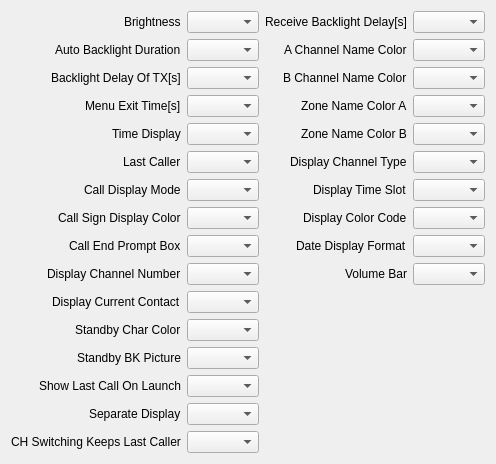
     <widget class="QWidget" name="displayTab">
      <attribute name="title">
       <string>Display</string>
      </attribute>
      <layout class="QHBoxLayout" name="horizontalLayout_6">
       <item>
        <layout class="QFormLayout" name="formLayout_3">
         <property name="labelAlignment">
          <set>Qt::AlignmentFlag::AlignRight|Qt::AlignmentFlag::AlignTrailing|Qt::AlignmentFlag::AlignVCenter</set>
         </property>
         <item row="0" column="0">
          <widget class="QLabel" name="label_13">
           <property name="text">
            <string>Brightness</string>
           </property>
          </widget>
         </item>
         <item row="1" column="0">
          <widget class="QLabel" name="label_15">
           <property name="text">
            <string>Auto Backlight Duration</string>
           </property>
          </widget>
         </item>
         <item row="2" column="0">
          <widget class="QLabel" name="label_16">
           <property name="text">
            <string>Backlight Delay Of TX[s]</string>
           </property>
          </widget>
         </item>
         <item row="3" column="0">
          <widget class="QLabel" name="label_17">
           <property name="text">
            <string>Menu Exit Time[s]</string>
           </property>
          </widget>
         </item>
         <item row="4" column="0">
          <widget class="QLabel" name="label_18">
           <property name="text">
            <string>Time Display</string>
           </property>
          </widget>
         </item>
         <item row="5" column="0">
          <widget class="QLabel" name="label_19">
           <property name="text">
            <string>Last Caller</string>
           </property>
          </widget>
         </item>
         <item row="6" column="0">
          <widget class="QLabel" name="label_20">
           <property name="text">
            <string>Call Display Mode</string>
           </property>
          </widget>
         </item>
         <item row="7" column="0">
          <widget class="QLabel" name="label_21">
           <property name="text">
            <string>Call Sign Display Color</string>
           </property>
          </widget>
         </item>
         <item row="8" column="0">
          <widget class="QLabel" name="label_22">
           <property name="text">
            <string>Call End Prompt Box</string>
           </property>
          </widget>
         </item>
         <item row="9" column="0">
          <widget class="QLabel" name="label_23">
           <property name="text">
            <string>Display Channel Number</string>
           </property>
          </widget>
         </item>
         <item row="10" column="0">
          <widget class="QLabel" name="label_24">
           <property name="text">
            <string>Display Current Contact</string>
           </property>
          </widget>
         </item>
         <item row="11" column="0">
          <widget class="QLabel" name="label_25">
           <property name="text">
            <string>Standby Char Color</string>
           </property>
          </widget>
         </item>
         <item row="12" column="0">
          <widget class="QLabel" name="label_26">
           <property name="text">
            <string>Standby BK Picture</string>
           </property>
          </widget>
         </item>
         <item row="13" column="0">
          <widget class="QLabel" name="label_27">
           <property name="text">
            <string>Show Last Call On Launch</string>
           </property>
          </widget>
         </item>
         <item row="14" column="0">
          <widget class="QLabel" name="label_28">
           <property name="text">
            <string>Separate Display</string>
           </property>
          </widget>
         </item>
         <item row="15" column="0">
          <widget class="QLabel" name="label_29">
           <property name="text">
            <string>CH Switching Keeps Last Caller</string>
           </property>
          </widget>
         </item>
         <item row="0" column="1">
          <widget class="QComboBox" name="brightnessCmbx"/>
         </item>
         <item row="1" column="1">
          <widget class="QComboBox" name="autoBacklightDurationCmbx"/>
         </item>
         <item row="2" column="1">
          <widget class="QComboBox" name="backlightDelayTxCmbx"/>
         </item>
         <item row="3" column="1">
          <widget class="QComboBox" name="menuExitTimeCmbx"/>
         </item>
         <item row="4" column="1">
          <widget class="QComboBox" name="timeDisplayCmbx"/>
         </item>
         <item row="5" column="1">
          <widget class="QComboBox" name="lastCallerCmbx"/>
         </item>
         <item row="6" column="1">
          <widget class="QComboBox" name="callDisplayModeCmbx"/>
         </item>
         <item row="7" column="1">
          <widget class="QComboBox" name="callsignDisplayColorCmbx"/>
         </item>
         <item row="8" column="1">
          <widget class="QComboBox" name="callEndPromptCmbx"/>
         </item>
         <item row="9" column="1">
          <widget class="QComboBox" name="displayChannelNumberCmbx"/>
         </item>
         <item row="10" column="1">
          <widget class="QComboBox" name="displayCurrentContactCmbx"/>
         </item>
         <item row="11" column="1">
          <widget class="QComboBox" name="standbyCharColorCmbx"/>
         </item>
         <item row="12" column="1">
          <widget class="QComboBox" name="standbyBkPictureCmbx"/>
         </item>
         <item row="13" column="1">
          <widget class="QComboBox" name="showLastCallOnLaunchCmbx"/>
         </item>
         <item row="14" column="1">
          <widget class="QComboBox" name="separateDisplayCmbx"/>
         </item>
         <item row="15" column="1">
          <widget class="QComboBox" name="keepsLastCallerCmbx"/>
         </item>
        </layout>
       </item>
       <item>
        <layout class="QFormLayout" name="formLayout_4">
         <property name="labelAlignment">
          <set>Qt::AlignmentFlag::AlignRight|Qt::AlignmentFlag::AlignTrailing|Qt::AlignmentFlag::AlignVCenter</set>
         </property>
         <item row="0" column="0">
          <widget class="QLabel" name="label_31">
           <property name="text">
            <string>Receive Backlight Delay[s]</string>
           </property>
          </widget>
         </item>
         <item row="0" column="1">
          <widget class="QComboBox" name="backlightDelayRxCmbx"/>
         </item>
         <item row="1" column="0">
          <widget class="QLabel" name="label_30">
           <property name="text">
            <string>A Channel Name Color</string>
           </property>
          </widget>
         </item>
         <item row="1" column="1">
          <widget class="QComboBox" name="channelNameColorACmbx"/>
         </item>
         <item row="2" column="0">
          <widget class="QLabel" name="label_32">
           <property name="text">
            <string>B Channel Name Color</string>
           </property>
          </widget>
         </item>
         <item row="2" column="1">
          <widget class="QComboBox" name="channelNameColorBCmbx"/>
         </item>
         <item row="3" column="0">
          <widget class="QLabel" name="label_33">
           <property name="text">
            <string>Zone Name Color A</string>
           </property>
          </widget>
         </item>
         <item row="3" column="1">
          <widget class="QComboBox" name="zoneNameColorACmbx"/>
         </item>
         <item row="4" column="0">
          <widget class="QLabel" name="label_34">
           <property name="text">
            <string>Zone Name Color B</string>
           </property>
          </widget>
         </item>
         <item row="4" column="1">
          <widget class="QComboBox" name="zoneNameColorBCmbx"/>
         </item>
         <item row="5" column="0">
          <widget class="QLabel" name="label_35">
           <property name="text">
            <string>Display Channel Type</string>
           </property>
          </widget>
         </item>
         <item row="5" column="1">
          <widget class="QComboBox" name="displayChannelTypeCmbx"/>
         </item>
         <item row="6" column="0">
          <widget class="QLabel" name="label_36">
           <property name="text">
            <string>Display Time Slot</string>
           </property>
          </widget>
         </item>
         <item row="6" column="1">
          <widget class="QComboBox" name="displayTimeSlotCmbx"/>
         </item>
         <item row="7" column="0">
          <widget class="QLabel" name="label_37">
           <property name="text">
            <string>Display Color Code</string>
           </property>
          </widget>
         </item>
         <item row="7" column="1">
          <widget class="QComboBox" name="displayColorCodeCmbx"/>
         </item>
         <item row="8" column="0">
          <widget class="QLabel" name="label_38">
           <property name="text">
            <string>Date Display Format</string>
           </property>
          </widget>
         </item>
         <item row="8" column="1">
          <widget class="QComboBox" name="dateDisplayFormatCmbx"/>
         </item>
         <item row="9" column="0">
          <widget class="QLabel" name="label_39">
           <property name="text">
            <string>Volume Bar</string>
           </property>
          </widget>
         </item>
         <item row="9" column="1">
          <widget class="QComboBox" name="volumeBarCmbx"/>
         </item>
        </layout>
       </item>
      </layout>
     </widget>
